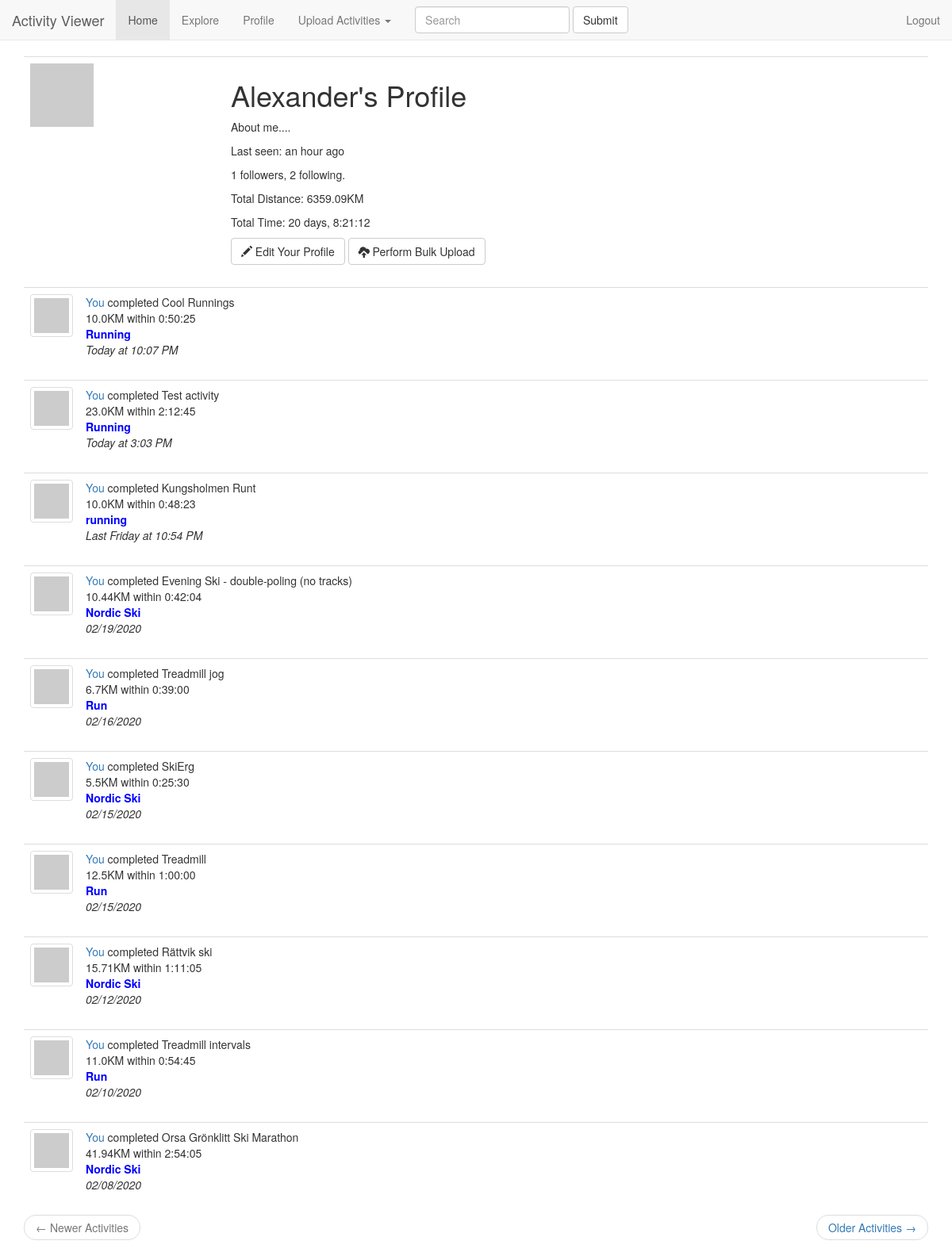
Screenshot of /profile/Alexander (signed in) with the database file from the repository.
### app/models.py (models this page shows, shortened)
class User(UserMixin, db.Model):
    id = db.Column(db.Integer, primary_key=True)
    username = db.Column(db.String(64), index=True, unique=True)
    email = db.Column(db.String(120), index=True, unique=True)
    activities = db.relationship('Activity', backref='athlete', lazy='dynamic')
    password_hash = db.Column(db.String(128))
    about_me = db.Column(db.String(140))
    last_seen = db.Column(db.DateTime, default=datetime.utcnow)
    follows = db.relationship(
        'User', secondary=followers,
        primaryjoin=(followers.c.follower_id == id),
        secondaryjoin=(followers.c.follows_id == id),
        backref=db.backref('followers', lazy='dynamic'), lazy='dynamic')
    def avatar(self, size):
        digest = md5(self.email.lower().encode('utf-8')).hexdigest()
        return 'https://www.gravatar.com/avatar/{}?d=identicon&s={}'.format(
            digest, size)

class Activity(db.Model):
    id = db.Column(db.Integer, primary_key=True)
    timestamp = db.Column(db.DateTime, index=True, default=datetime.utcnow)
    title = db.Column(db.String(64), index=True)
    activity_type = db.Column(db.String(64), index=True)
    distance = db.Column(db.Float)
    duration = db.Column(db.Integer)
    user_id = db.Column(db.Integer, db.ForeignKey('user.id'))

### app/routes.py (the view)
@app.route('/profile/<username>', methods=['GET', 'POST'])
@login_required
def profile(username):
    user = User.query.filter_by(username=username).first_or_404()
    page = request.args.get('page', 1, type=int)
    activities = user.activities.order_by(Activity.timestamp.desc()).paginate(
        page, app.config['ACTIVITIES_PER_PAGE'], False)
    total_distance = data_processing.total_column(Activity.distance, user.id)
    total_time = data_processing.total_column(Activity.duration, user.id)
    next_url = url_for('profile', username=user.username, page=activities.next_num) \
        if activities.has_next else None
    prev_url = url_for('profile', username=user.username, page=activities.prev_num) \
        if activities.has_prev else None
    return render_template('profile.html', title="Profile", user=user, page=page, activities=activities.items,
                           total_distance=total_distance, total_time=total_time,
                           next_url=next_url, prev_url=prev_url)

### app/data_processing.py (called while the page is built)
def total_column(column, user_id):
    total_distance = db.session.query(func.sum(column)). \
        filter(Activity.user_id == user_id).scalar()
    return round(total_distance, 2)

### app/models.py (called while the page is built)
@login.user_loader
def load_user(id):
    return User.query.get(int(id))

### app/momentjs.py (called while the page is built)
    def render(self, format):
        return Markup("<script>\ndocument.write(moment(\"%s\").%s);\n</script>" % (self.timestamp.strftime("%Y-%m-%dT%H:%M:%S Z"), format))

    def calendar(self):
        return self.render("calendar()")

    def fromNow(self):
        return self.render("fromNow()")

### app/routes.py (called while the page is built)
@app.before_request
def before_request():
    if current_user.is_authenticated:
        current_user.last_seen = datetime.utcnow()
        db.session.commit()

### app/templates/profile.html
<!DOCTYPE html>
<html lang="en">
{% extends "base.html" %}
{% import "bootstrap/wtf.html" as wtf %}
{% block app_content %}
    <table class="table table-default">
        <tr valign="top">
            <td ><img src="{{ user.avatar(128) }}"></td>
            <td>
                <h1>{{ user.username }}'s Profile</h1>
                {% if user.about_me %}<p>{{ user.about_me }}</p>{% endif %}
                {% if user.last_seen %}<p>Last seen: {{ momentjs(user.last_seen).fromNow() }}</p>{% endif %}
                <p>{{ user.followers.count() }} followers, {{ user.follows.count() }} following.</p>
                <p>Total Distance: {{ total_distance }}KM</p>
                <p>Total Time: {{ datetime.timedelta(seconds=total_time) }}</p>
                {% if user == current_user %}
                <a class="btn btn-default" href="{{url_for('edit_profile')}}" role="button">
                    <span class="glyphicon glyphicon-pencil" aria-hidden="true"></span> Edit Your Profile</a>
                <a class="btn btn-default" href="{{url_for('bulk_upload')}}" role="button">
                    <span class="glyphicon glyphicon-cloud-upload" aria-hidden="true"></span> Perform Bulk Upload</a>
                {% elif not current_user.is_following(user) %}
                <p><a href="{{ url_for('follow', username=user.username) }}">Follow</a></p>
                {% else %}
                <p><a href="{{ url_for('unfollow', username=user.username) }}">Unfollow</a></p>
                {% endif %}
            </td>
        </tr>
    </table>
    {% for activity in activities %}
        {% include '_activity.html' %}
    {% endfor %}
    <nav aria-label="...">
        <ul class="pager">
            <li class="previous{% if not prev_url %} disabled{% endif %}">
                <a href="{{ prev_url or '#' }}">
                    <span aria-hidden="true">&larr;</span> Newer Activities
                </a>
            </li>
            <li class="next{% if not next_url %} disabled{% endif %}">
                <a href="{{ next_url or '#' }}">
                    Older Activities <span aria-hidden="true">&rarr;</span>
                </a>
            </li>
        </ul>
    </nav>
{% endblock %}

### app/templates/base.html (shortened to what this page needs)
<!DOCTYPE html>
<html lang="en">
{% extends "bootstrap/base.html" %}
{% block navbar %}
<nav class="navbar navbar-default navbar-static-top">
  <div class="container-fluid">
    <div class="navbar-header">
      <a class="navbar-brand" href="{{url_for('index')}}">Activity Viewer</a>
    </div>
    <div class="collapse navbar-collapse" id="bs-example-navbar-collapse-1">
      <ul class="nav navbar-nav">
        <li class="active"><a href="{{ url_for('index') }}">Home<span class="sr-only">(current)</span></a></li>
        {% if current_user.is_authenticated %}
        <li><a href="{{ url_for('explore') }}">Explore</a></li>
        <li><a href="{{ url_for('profile', username=current_user.username) }}">Profile</a></li>
        {% endif %}
        <li class="dropdown">
          <a href="#" class="dropdown-toggle" data-toggle="dropdown" role="button" aria-haspopup="true" aria-expanded="false">Upload Activities <span class="caret"></span></a>
        </li>
      </ul>
      <form class="navbar-form navbar-left">
        <div class="form-group">
          <input type="text" class="form-control" placeholder="Search">
        </div>
        <button type="submit" class="btn btn-default">Submit</button>
      </form>
      <ul class="nav navbar-nav navbar-right">
        {% if current_user.is_anonymous %}
        <li><a href="{{ url_for('login') }}">Login</a></li>
        <li><a href="{{ url_for('register') }}">Register</a></li>
        {% else %}
        <li><a href="{{ url_for('logout') }}">Logout</a></li>
        {% endif %}
      </ul>
    </div>
  </div>
</nav>
{% endblock %}
{% block content %}
<div class="container">
    {% block app_content %}{% endblock %}
</div>
{% endblock %}

### app/templates/_activity.html
<!DOCTYPE html>
<html lang="en">
<table class="table table-hover">
        <tr>
            <td width="70px">
                <a href="{{ url_for('profile', username=activity.athlete.username) }}">
                    <img src="{{ activity.athlete.avatar(50) }}" class="img-thumbnail">
                </a>
            </td>
            <td>
                {% if activity.athlete == current_user %}
                <a href="{{ url_for('profile', username=current_user.username) }}">
                    You
                </a>
                {% else %}
                <a href="{{ url_for('profile', username=activity.athlete.username) }}">
                    {{ activity.athlete.username }}
                </a>
                {% endif %}
                completed {{ activity.title }}
                <br>
                <span>{{ activity.distance}}KM within {{ datetime.timedelta(seconds=activity.duration) }} </span>
                <br>
                <span style="color:blue;font-weight:bold"> {{ activity.activity_type }}</span>
                <br>
                <em>{{ momentjs(activity.timestamp).calendar() }}</em>
            </td>
        </tr>
    </table>
</html>

### rows the page displays
User: username "Alexander", about_me "About me...."
Activity: title "Cool Runnings", distance "10.0", timedelta "0:50:25", activity_type "Running"
Activity: title "Test activity", distance "23.0", timedelta "2:12:45", activity_type "Running"
Activity: title "Kungsholmen Runt", distance "10.0", timedelta "0:48:23", activity_type "running"
Activity: title "Evening Ski - double-poling (no tracks)", distance "10.44", timedelta "0:42:04", activity_type "Nordic Ski"
Activity: title "Treadmill jog", distance "6.7", timedelta "0:39:00", activity_type "Run"
Activity: title "SkiErg", distance "5.5", timedelta "0:25:30", activity_type "Nordic Ski"
Activity: title "Treadmill", distance "12.5", timedelta "1:00:00", activity_type "Run"
Activity: title "Rättvik ski", distance "15.71", timedelta "1:11:05", activity_type "Nordic Ski"
Activity: title "Treadmill intervals", distance "11.0", timedelta "0:54:45", activity_type "Run"
Activity: title "Orsa Grönklitt Ski Marathon", distance "41.94", timedelta "2:54:05", activity_type "Nordic Ski"

### other values shown
{{ user.followers.count() }} "1"
{{ user.follows.count() }} "2"
{{ total_distance }} "6359.09"
{{ datetime.timedelta(seconds=total_time) }} "20 days, 8:21:12"
